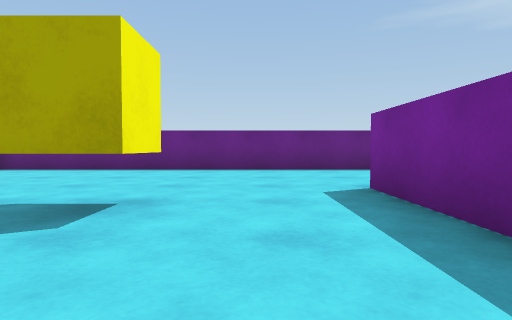
view 1 (above)

18 first-person views from a walk through a 3-D level made in the Unity game engine. The camera is 0.27 m above the floor, tilts 2° down and sees 75° across. The floor is counted in squares, 0.5 m on a side. Each view is taken from the middle of a square. On the plan, view 1 faces up. The plan holds only what a view shows up to about 9 squares ahead; the rest is blank. The player character is not drawn.

view 2
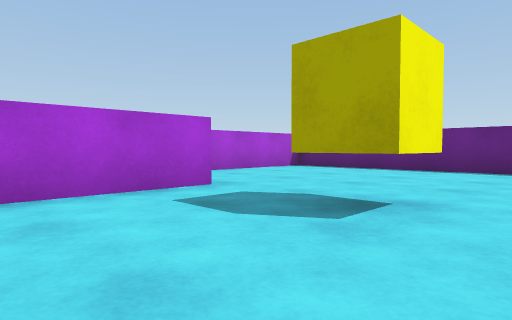

view 3
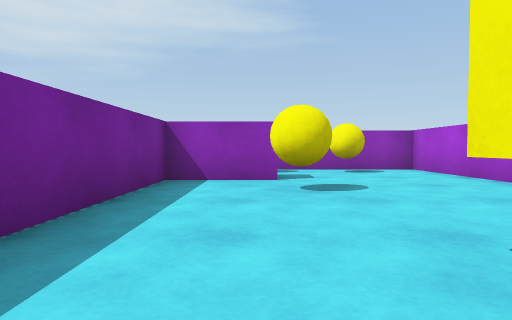

view 4
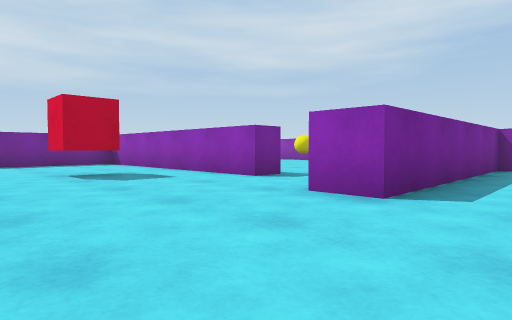

view 5
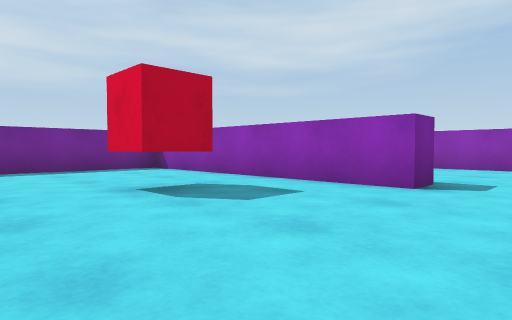

view 6
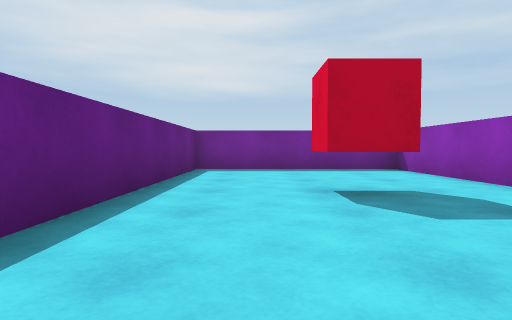

view 7
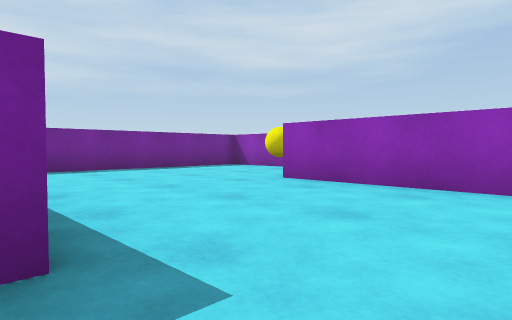

view 8
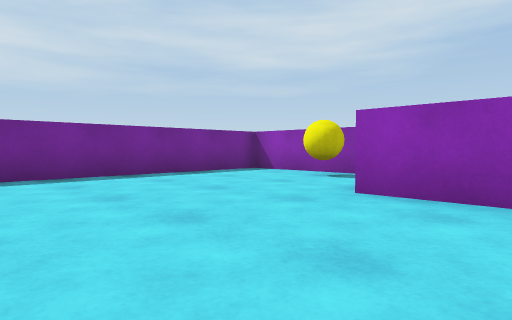

view 9
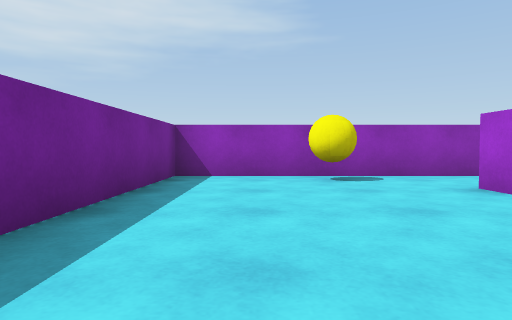

view 10
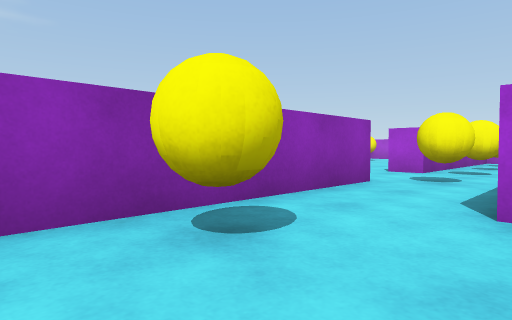

view 11
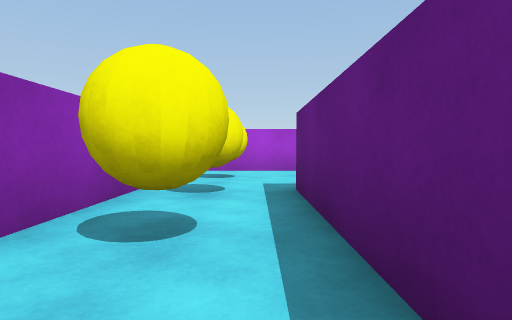

view 12
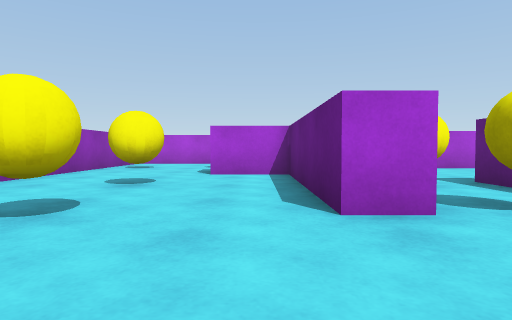

view 13
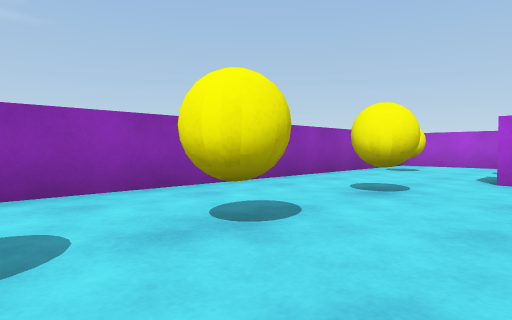

view 14
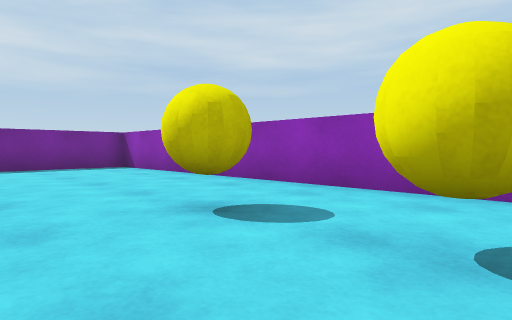

view 15
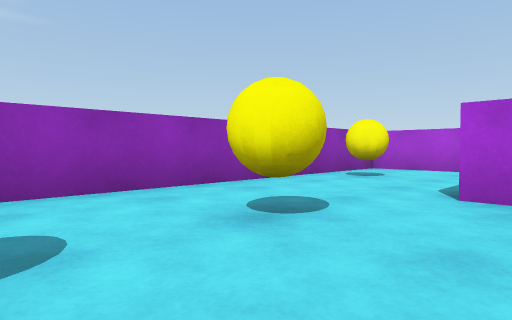

view 16
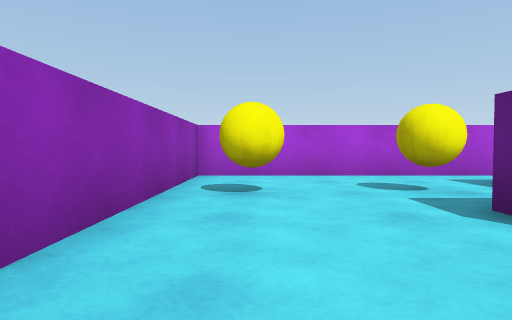

view 17
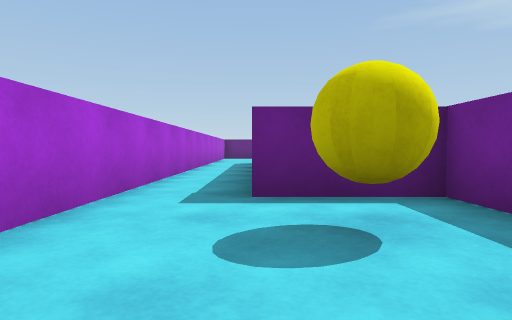

view 18
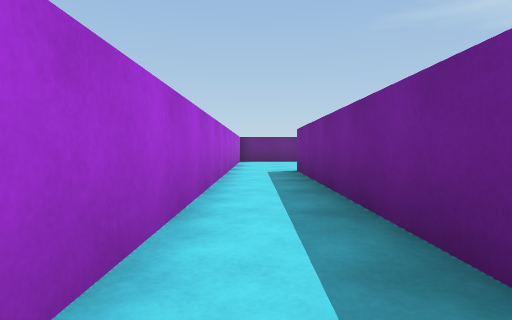

### Floor plan
Points are (right, up) in squares from view 1. A wall is a line through its corners. A room is listed if a view was taken in it or the views show most of it. See-through windows are left out.
Room 1 (views 1, 2, 3, 4, 5, 6, 7, 11)
walls: (4.6, 2.5) (4.6, 3.4) (11.6, 3.4) (11.6, 8.5) (4.9, 8.5); (-0.4, -1.7) (1.5, -1.7) (1.5, 4.5) (2.6, 4.5); (-4, 3.1) (-4, 0.5); (3, 8.5) (-6.6, 8.5); (3.4, -2.5) (-0.4, -2.5); (-4, -1.2) (-4, -4.5) (2.3, -4.5); (-6.6, 6.1) (-6.6, 3.6); (4.8, -4.5) (8.4, -4.5)
ways out: opening at (3.5, 3) to room 2; opening at (7.5, -3.5) to room 2; opening at (-6, 3) to room 3; opening at (3.5, -5) to room 3
objects: yellow ball (-2, -4); yellow cube (-2, 3) to (-1, 3); yellow ball (-1, 0); yellow ball (0, -4); yellow ball (2, -4); yellow ball (4, -4); cube (7, 5) to (7, 6)
Room 2 (views 8, 9, 10)
walls: (8.4, -4.5) (11.6, -4.5) (11.6, 1.2); (3.5, -1.7) (7, -1.7) (7, -2.5)
ways out: opening at (3.5, 3) to room 1; opening at (7.5, -3.5) to room 1
objects: yellow ball (9, -4)
Room 3 (views 12, 13, 14, 15, 16, 17, 18)
walls: (2.3, -4.5) (2.3, -5.3) (-5.1, -5.3); (-5, -3.8) (-5, 3.1); (11.6, -9.2) (11.6, -7.2); (-6.6, 3.6) (-6.6, -10.1) (10.6, -10.1)
ways out: opening at (-6, 3) to room 1; opening at (3.5, -5) to room 1
objects: yellow ball (-4, -9); yellow ball (-4, -7); purple block (-3, -7) to (-2, -6); yellow ball (0, -8); yellow ball (2, -8); yellow ball (4, -8)

Where each view was taken, in squares from view 1:
view 1: 0 up, 0 right, facing up
view 2: 0 up, 0 right, facing up-left
view 3: 4 up, 0 right, facing down
view 4: 8 up, 0 right, facing down-right
view 5: 8 up, 3 right, facing down-right
view 6: 7 up, 3 right, facing right
view 7: 3 up, 3 right, facing down-right
view 8: 2 up, 5 right, facing down-right
view 9: 2 up, 10 right, facing down
view 10: 2 down, 10 right, facing down-left
view 11: 3 down, 4 right, facing left
view 12: 6 down, 5 right, facing left
view 13: 6 down, 4 right, facing down-left
view 14: 6 down, 2 right, facing down-right
view 15: 6 down, 2 right, facing down-left
view 16: 9 down, 0 right, facing left
view 17: 9 down, 5 left, facing up
view 18: 5 down, 6 left, facing up
